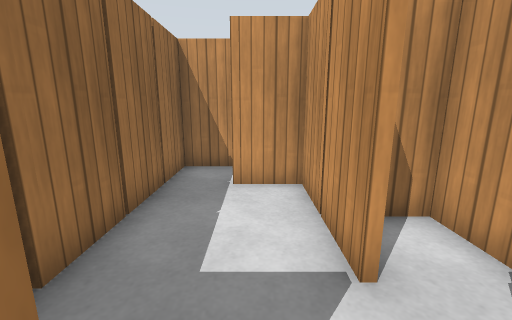
View 1 (above)

24 first-person views from a walk through a robot-simulator world made for Gazebo. The camera is 1 m above the floor, tilts 12° down and sees 90° across. The floor is counted in squares, 0.5 m on a side. Each view is taken from the middle of a square. On the plan, view 1 faces up. The plan holds only what a view shows up to about 16 squares ahead; the rest is blank. Gazebo's built-in surfaces are drawn with simple patterns.

View 2
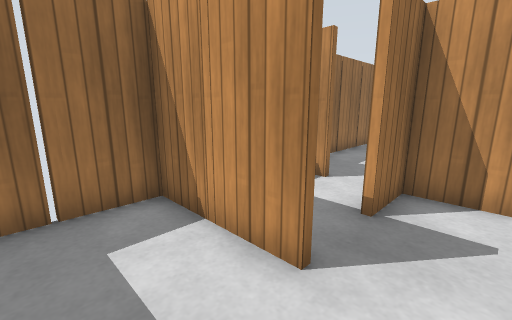

View 3
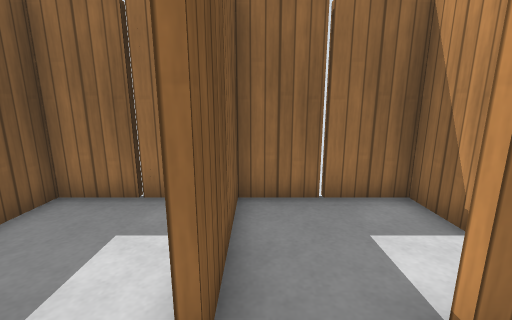

View 4
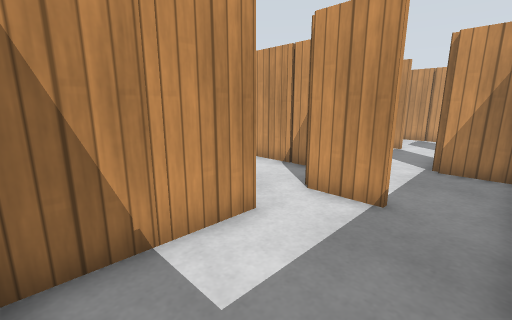

View 5
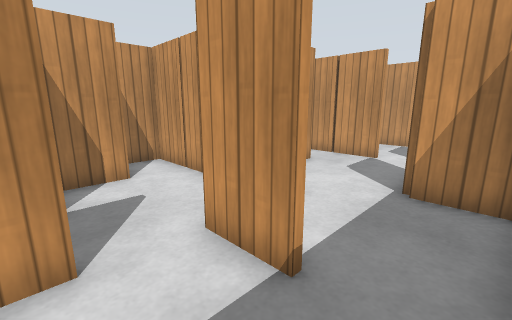

View 6
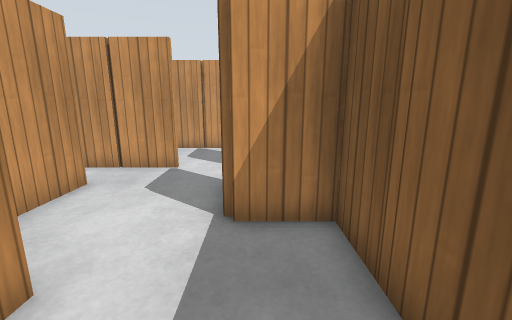

View 7
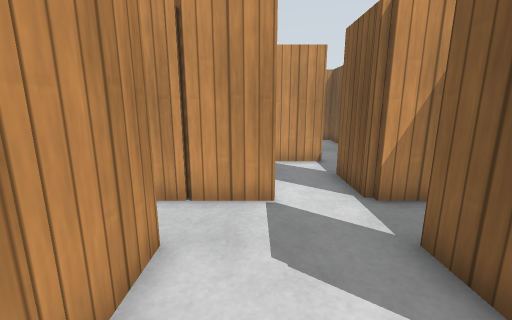

View 8
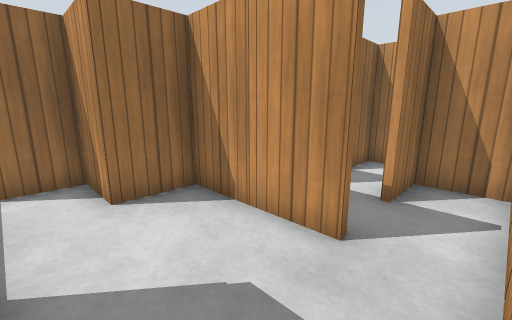

View 9
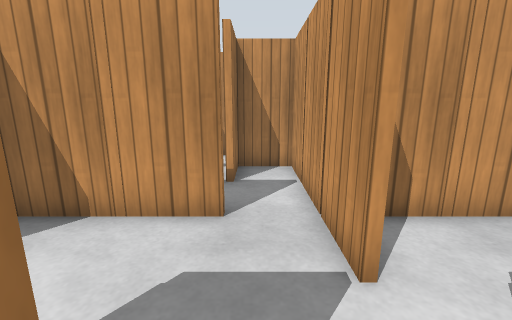

View 10
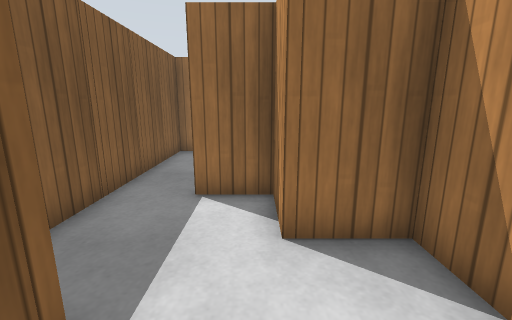

View 11
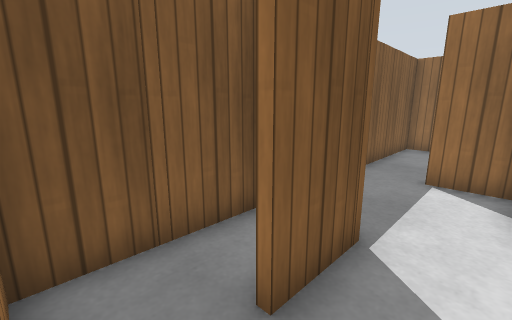

View 12
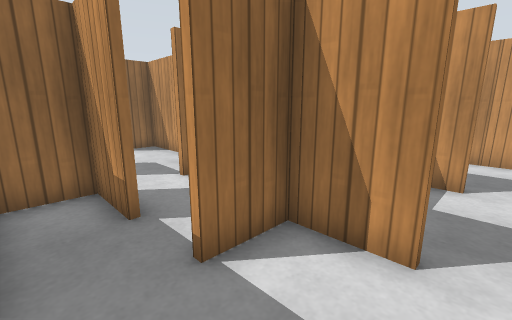

View 13
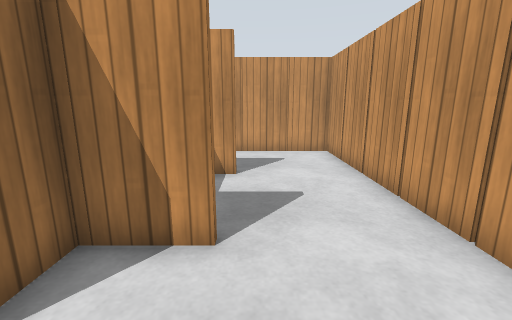

View 14
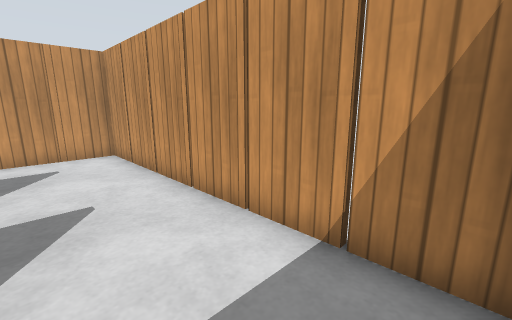

View 15
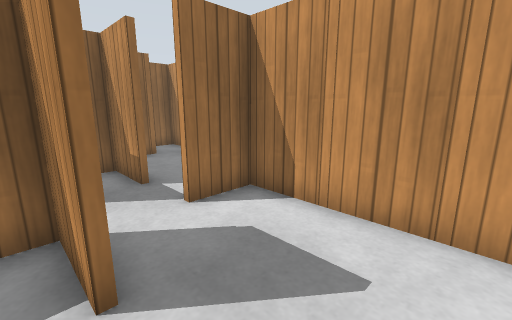

View 16
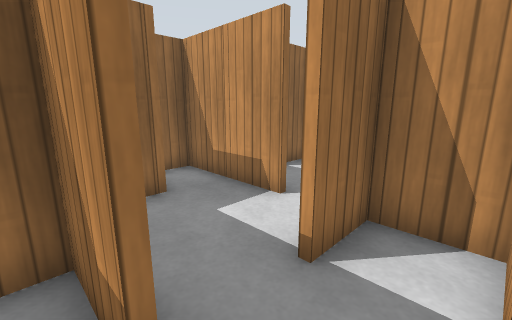

View 17
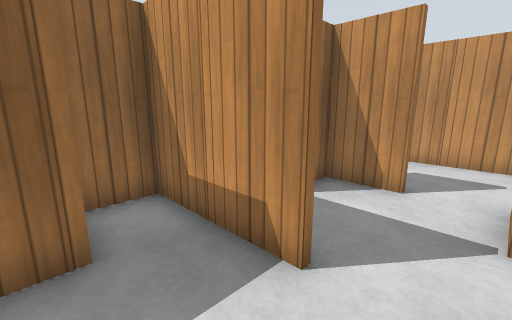

View 18
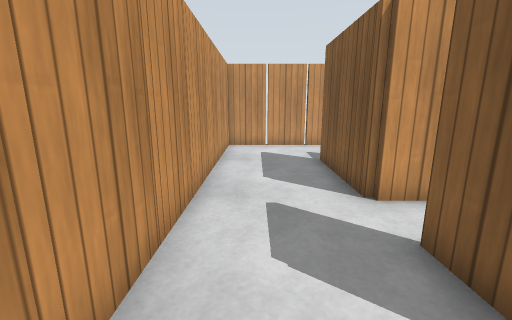

View 19
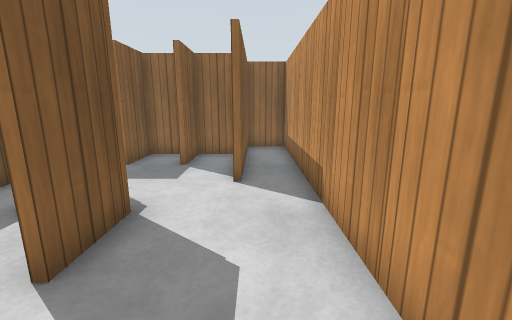

View 20
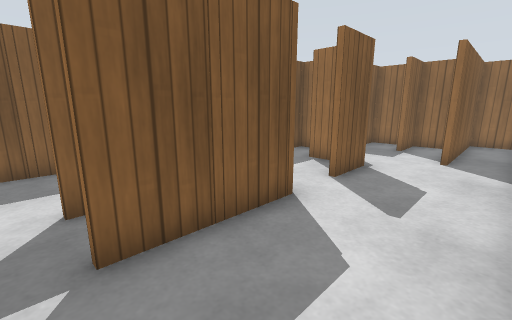

View 21
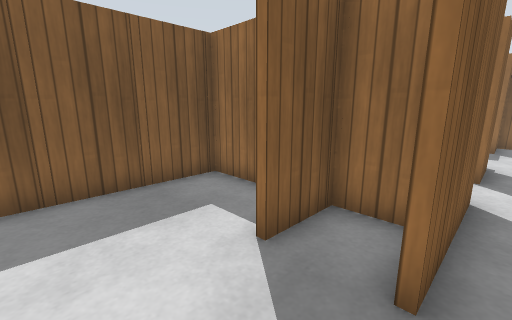

View 22
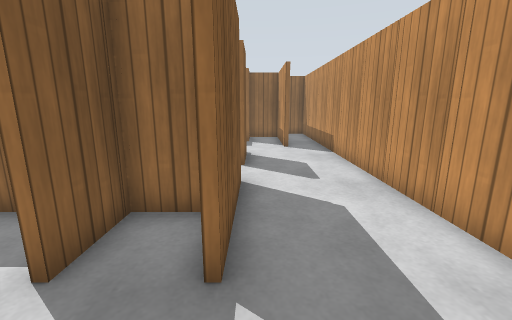

View 23
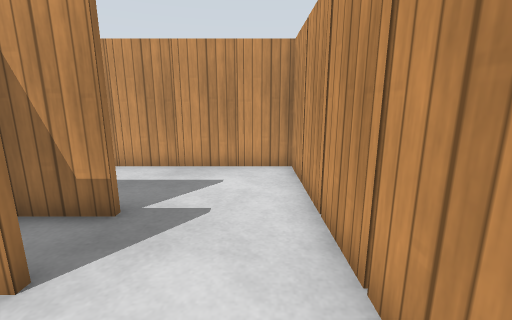

View 24
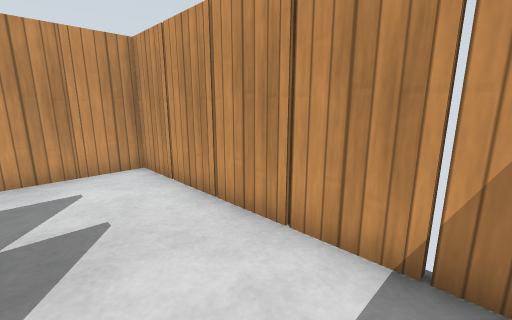

### Floor plan
Points are (right, up) in squares from view 1. A wall is a line through its corners. A room is listed if a view was taken in it or the views show most of it. See-through windows are left out.
Room 1 (views 1, 2, 4, 5, 6)
walls: (1.5, -3.6) (-2.5, -3.6); (0.5, -3.4) (1.5, -3.4); (3.2, -5.5) (3.2, -3.5); (-2.5, -3.4) (-0.4, -3.4); (1.4, -0.5) (1.4, -1.5); (-0.5, 0.4) (-2.4, 0.4) (-2.4, -7.4) (7.2, -7.4) (7.2, -5.5)
ways out: opening at (3, -2) to room 2; opening at (5, -5) to room 2; opening at (0, 1) to room 4
objects: wooden post (-3, -5); wooden post (-3, -1); wooden post (-1, -8); wooden post (0, -3); wooden post (1, -8); wooden post (3, -8); wooden post (5, -8)
Room 2 (views 3, 7, 8, 9, 10, 11, 16, 17, 19, 20, 21, 22, 23, 24)
walls: (11.5, 6.4) (7.5, 6.4); (13.4, 6.5) (13.4, 4.5); (9.4, 4.6) (9.4, 0.5); (13.5, 2.4) (11.4, 2.4) (11.4, 1.8); (15.2, 6.4) (14.5, 6.4); (13.2, 8.5) (13.2, 10.5); (15.4, 6.5) (15.4, 2.5); (16.5, 4.6) (17.5, 4.6); (7.4, 7.1) (7.4, 3); (11.5, 10.4) (10.5, 10.4); (16.5, 8.6) (17.5, 8.6); (10.4, 10.6) (11.5, 10.6); (15.4, 10) (15.4, 9.5); (9.4, 10.5) (9.4, 8.4); (14.4, 10.6) (15.6, 10.6); (18.5, 4.6) (19.5, 4.6); (9.5, -1.6) (6.5, -1.6); (16.4, 10.6) (17.5, 10.6); (14.8, -1.6) (12.4, -1.6); (17.5, 10.4) (16.5, 10.4); (11.2, -3.5) (11.2, 2.4) (10.4, 2.4); (21.2, 5.8) (21.2, 14.4) (9.6, 14.4); (5.4, -1.5) (5.4, -3.6) (3.4, -3.6) (3.4, -5.5); (3.5, 0.4) (2.4, 0.4); (21.2, 1.5) (21.2, 4.4) (16.5, 4.4); (5.2, -2.2) (5.2, 2.4) (4.4, 2.4); (12.4, -5.4) (13.5, -5.4); (8.4, -5.4) (9.5, -5.4); (1.4, 0.5) (1.4, -0.5); (11.2, -7.5) (11.2, -5.5); (7.5, -7.4) (10.6, -7.4)
ways out: opening at (3, -2) to room 1; opening at (5, -5) to room 1; opening at (14.5, -3.5) to room 3; opening at (19, 0.5) to room 3; opening at (10.2, 13.5) to room 4
objects: wooden post (4, -3); wooden post (5, -1); wooden post (5, 1); wooden post (6, -1); wooden post (8, -5); wooden post (8, -1); wooden post (8, 5); wooden post (8, 7); wooden post (9, -8); wooden post (10, 3); wooden post (10, 7); wooden post (10, 15); wooden post (11, -1); wooden post (11, 1); wooden post (12, -5); wooden post (12, -1); wooden post (12, 3); wooden post (12, 15); wooden post (14, -1); wooden post (14, 7); wooden post (14, 11); wooden post (14, 15); wooden post (15, 5); wooden post (15, 9); wooden post (16, 1); wooden post (16, 5); wooden post (16, 9); wooden post (16, 11); wooden post (16, 15); wooden post (18, 5); wooden post (18, 15); wooden post (20, 5); wooden post (20, 15); wooden post (21, 3); wooden post (21, 7); wooden post (21, 9); wooden post (21, 11); wooden post (21, 13)
Room 3 (views 12, 13, 14, 15)
walls: (17.5, -3.6) (16.5, -3.6); (15.4, -3.5) (15.4, -5.5); (15.2, -5.5) (15.2, -2); (13.5, -5.6) (11.4, -5.6) (11.4, -7.2); (19.5, -7.4) (21.2, -7.4) (21.2, 0.5); (17.5, 0.4) (15.4, 0.4) (15.4, -0.2)
ways out: opening at (14.5, -3.5) to room 2; opening at (19, 0.5) to room 2
objects: wooden post (15, -3); wooden post (16, -3); other object (19, -8); wooden post (21, -5); wooden post (21, -3); wooden post (21, -1)
Room 4 (view 18)
walls: (4.5, 8.6) (5.5, 8.6); (-0.8, 8.4) (-2.4, 8.4) (-2.4, 3.4); (4.5, 10.6) (5.5, 10.6); (2.5, 12.6) (3.4, 12.6) (3.4, 11.5); (4.5, 12.6) (5.6, 12.6); (3.2, 3.4) (3.2, 4.4) (2.4, 4.4); (6.5, 12.6) (7.5, 12.6); (7.5, 12.4) (4.6, 12.4); (1.2, 2.5) (1.2, 6.4) (0.4, 6.4); (9.6, 14.4) (1.4, 14.4) (1.4, 13.4)
ways out: opening at (0, 1) to room 1; opening at (10.2, 13.5) to room 2
objects: wooden post (-3, 3); wooden post (-3, 5); wooden post (-3, 7); wooden post (0, 7); wooden post (1, 5); wooden post (1, 13); wooden post (2, 1); other object (2, 13); other object (2, 15); wooden post (3, 9); wooden post (3, 11); wooden post (4, 9); other object (4, 11); other object (4, 13); other object (4, 15); other object (6, 13); other object (6, 15); wooden post (8, 15); wooden post (10, 11)

Where each view was taken, in squares from view 1:
view 1: 0 up, 0 right, facing up
view 2: 6 down, 3 right, facing up-left
view 3: 3 down, 3 right, facing left
view 4: 7 down, 2 left, facing up-right
view 5: 7 down, 1 right, facing up-right
view 6: 6 down, 3 right, facing right
view 7: 3 down, 6 right, facing right
view 8: 5 down, 11 right, facing up-left
view 9: 6 down, 10 right, facing up
view 10: 4 down, 9 right, facing left
view 11: 4 down, 11 right, facing down-left
view 12: 7 down, 18 right, facing up-left
view 13: 7 down, 18 right, facing up
view 14: 7 down, 18 right, facing up-right
view 15: 0 up, 20 right, facing up-left
view 16: 2 up, 15 right, facing up-left
view 17: 4 up, 13 right, facing up-left
view 18: 13 up, 8 right, facing right
view 19: 13 up, 14 right, facing left
view 20: 14 up, 18 right, facing down-left
view 21: 11 up, 20 right, facing down-left
view 22: 11 up, 20 right, facing left
view 23: 6 up, 20 right, facing up
view 24: 6 up, 18 right, facing up-right
